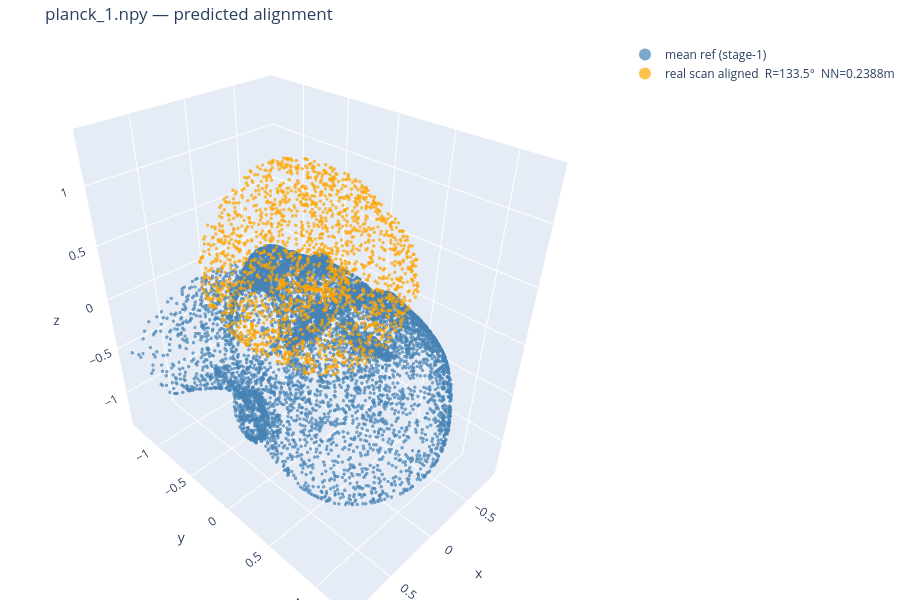

Notebook cell for this chart:
### Code cell
show_reg(
    [pcd_trace(ref_pts_0,   'steelblue', 'mean ref (stage-1)'),
     pcd_trace(src_aligned, 'orange',    f'real scan aligned  R={angle:.1f}°  NN={nn_d:.4f}m')],
    f'{SCAN_FILE} — predicted alignment',
)

### Figure 1 — Plotly figure (JSON) as saved in the notebook; plotly's stock layout.template omitted (floating-point values rounded to 4 significant figures; data arrays with more than 128 entries replaced by an {"elided": "..."} marker saying what was removed)
{"data": [{"marker": {"color": "steelblue", "opacity": 0.7, "size": 2}, "mode": "markers", "name": "mean ref (stage-1)", "type": "scatter3d", "x": {"elided": "10788 float values"}, "y": {"elided": "10788 float values"}, "z": {"elided": "10788 float values"}}, {"marker": {"color": "orange", "opacity": 0.7, "size": 2}, "mode": "markers", "name": "real scan aligned  R=133.5°  NN=0.2388m", "type": "scatter3d", "x": {"elided": "2000 float values"}, "y": {"elided": "2000 float values"}, "z": {"elided": "2000 float values"}}], "layout": {"height": 600, "legend": {"itemsizing": "constant"}, "margin": {"b": 0, "l": 0, "r": 0, "t": 40}, "scene": {"aspectmode": "data"}, "title": {"text": "planck_1.npy — predicted alignment"}}}
